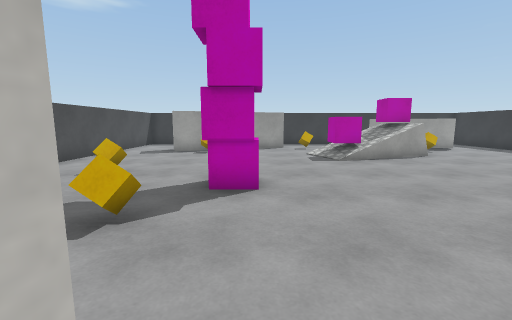
view 1 (above)

16 first-person views from a walk through a scene from a Unity 3-D project. The camera is 1.3 m above the floor, tilts 8° down and sees 90° across. The floor is counted in squares, 1 m on a side. Each view is taken from the middle of a square. On the plan, view 1 faces up. The plan holds only what a view shows up to about 13 squares ahead; the rest is blank. The player character is not drawn. Surface patterns are stand-ins for the level's own textures.

view 2
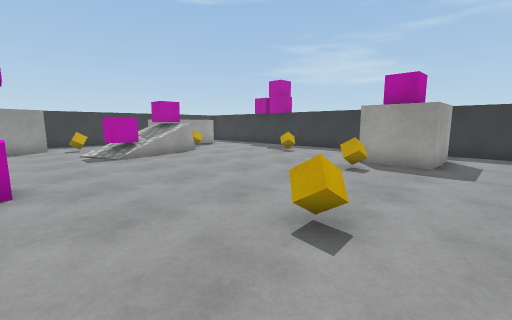

view 3
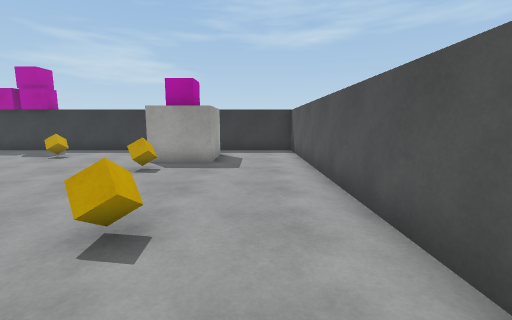

view 4
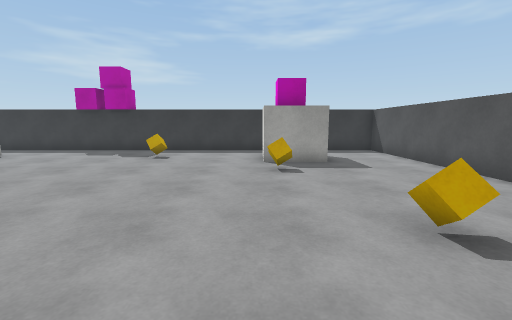

view 5
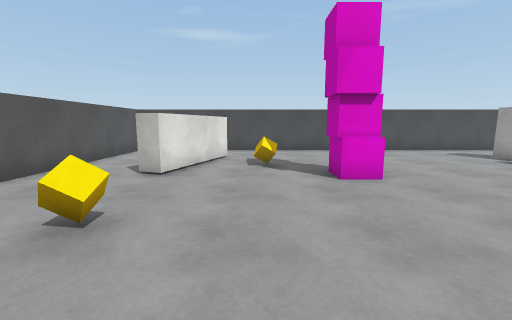

view 6
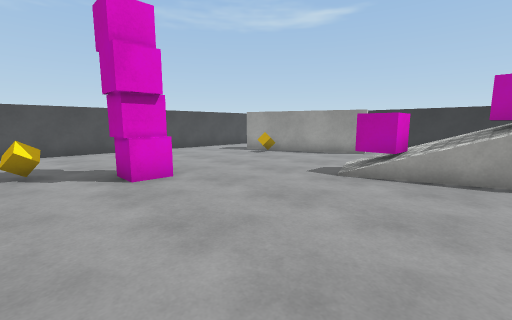

view 7
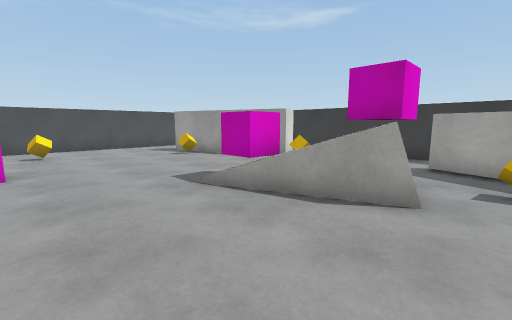

view 8
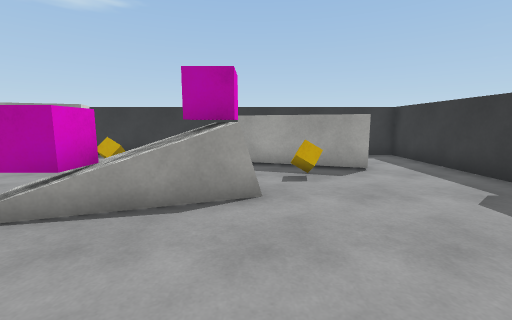

view 9
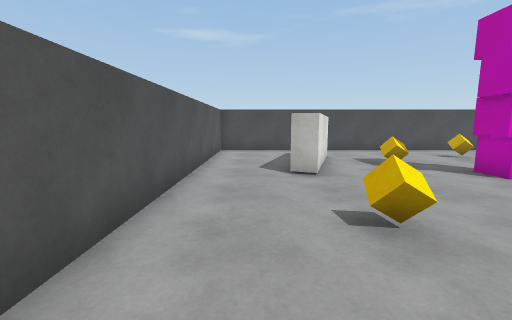

view 10
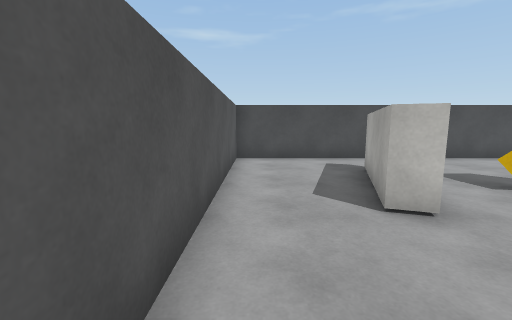

view 11
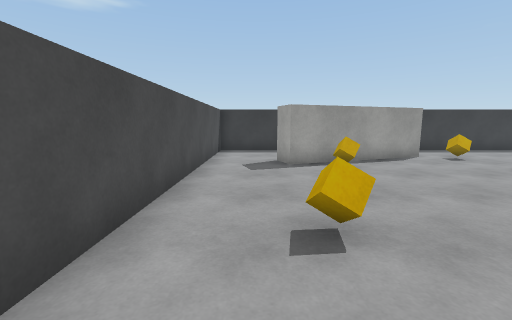

view 12
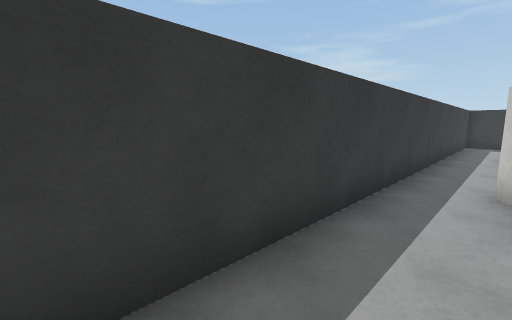

view 13
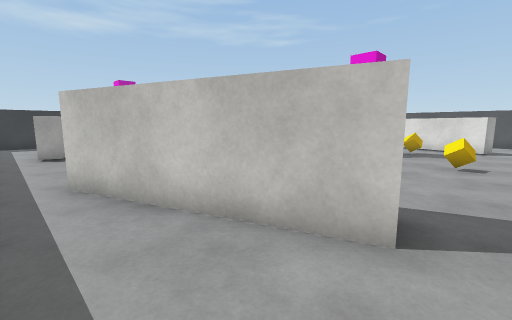

view 14
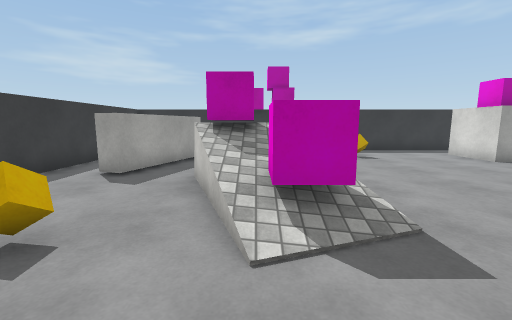

view 15
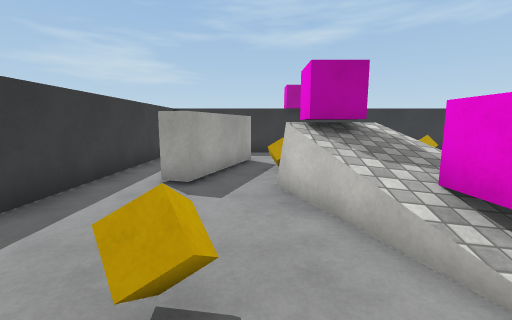

view 16
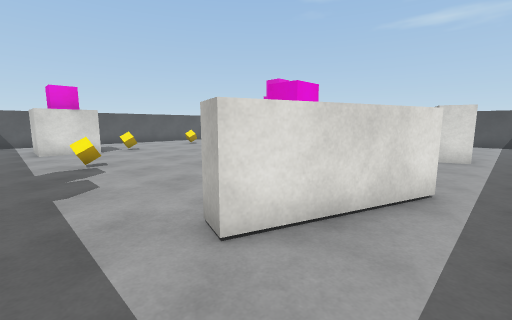

### Floor plan
Ten units are one square. View 1 is at (0, 0); x grows to the right and y downward. Boxes are objects, and circles mark ways between rooms. Rooms are numbered by the first view taken in them; rooms with no view inside come last. Other rooms are left out.
<svg viewBox="-72 -172 205 204">
<path fill="none" stroke="#000" d="M70 -105 65 -103M-4 -6 -7 1 -44 -12 -42 -19 -4 -6M15 -142 -39 -122 -42 -132 0 -147M104 -138 102 -132 64 -145M-4 -167 -67 -167 -67 27 128 27 128 -145M128 -145 128 -167 66 -167M66 -151 104 -138M64 -145 66 -151M66 -167 -4 -167M52 -121 62 -125M0 -147 12 -151 15 -142M44 -118 49 -120"/>
<rect x="-45" y="-75" width="10" height="10" fill="#bbb"><title>other object</title></rect>
<rect x="-25" y="-35" width="10" height="10" fill="#bbb"><title>other object</title></rect>
<rect x="-25" y="-125" width="10" height="10" fill="#bbb"><title>other object</title></rect>
<rect x="-15" y="-55" width="10" height="10" fill="#bbb"><title>other object</title></rect>
<rect x="-15" y="-65" width="20" height="20" fill="#bbb"><title>other object</title></rect>
<rect x="25" y="-15" width="10" height="10" fill="#bbb"><title>other object</title></rect>
<rect x="25" y="-115" width="20" height="20" fill="#bbb"><title>other object</title></rect>
<rect x="55" y="-115" width="10" height="10" fill="#bbb"><title>other object</title></rect>
<rect x="65" y="-25" width="10" height="10" fill="#bbb"><title>other object</title></rect>
<rect x="75" y="-125" width="10" height="10" fill="#bbb"><title>other object</title></rect>
<rect x="85" y="-35" width="30" height="30" fill="#bbb"><title>other object</title></rect>
<rect x="95" y="-75" width="10" height="10" fill="#bbb"><title>other object</title></rect>
<rect x="25" y="-145" width="10" height="10" fill="#bbb"><title>other object</title></rect>
<circle cx="115" cy="-140" r="3" fill="#2a7"/>
<circle cx="-10" cy="-160" r="3" fill="#2a7"/>
<circle cx="25" cy="-130" r="3" fill="#2a7"/>
<circle cx="70" cy="-130" r="3" fill="#2a7"/>
<circle cx="60" cy="-160" r="3" fill="#2a7"/>
<text x="30" y="-60">1</text>
<text x="100" y="-160">2</text>
<text x="40" y="-150">3</text>
</svg>
Room 1 opens to room 2. Room 1 opens to room 3. Room 2 opens to room 3.

Where each view was taken, in squares from view 1:
view 1: 0 up, 0 right, facing up
view 2: 1 down, 0 right, facing up-right
view 3: 1 down, 0 right, facing right
view 4: 3 up, 0 right, facing right
view 5: 3 up, 6 right, facing left
view 6: 3 up, 6 right, facing up-left
view 7: 6 up, 8 right, facing up-left
view 8: 6 up, 7 right, facing up
view 9: 1 down, 6 right, facing left
view 10: 2 down, 3 right, facing left
view 11: 4 up, 5 left, facing up
view 12: 15 up, 5 left, facing up-right
view 13: 16 up, 5 left, facing down-right
view 14: 11 up, 0 right, facing right
view 15: 13 up, 1 right, facing right
view 16: 16 up, 12 right, facing down-left
